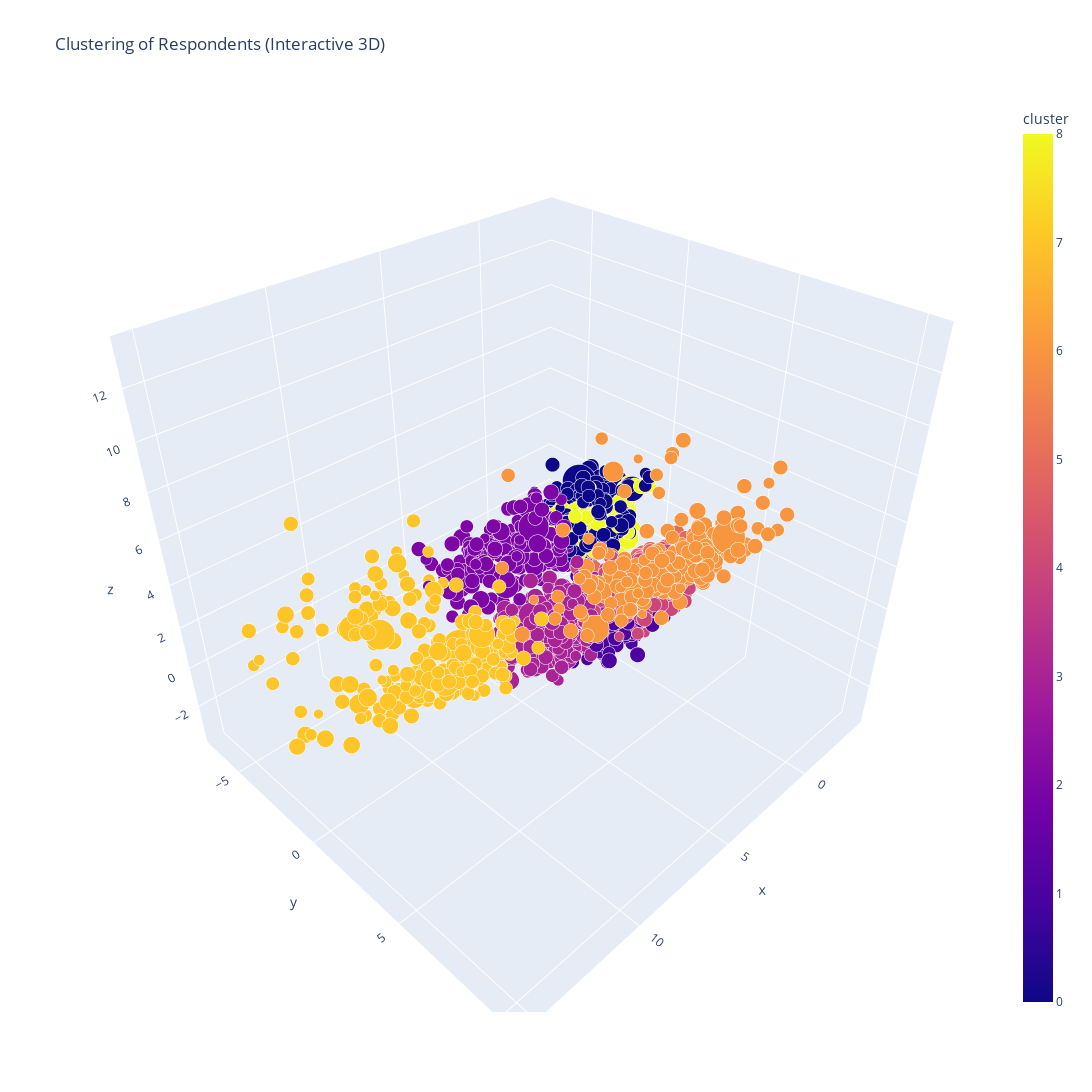

The cell this chart's notebook holds for it:
### Code cell
import pandas as pd
from sklearn.cluster import KMeans
# from sklearn.preprocessing import MinMaxScaler
from sklearn.preprocessing import StandardScaler
from sklearn.decomposition import PCA
import plotly.express as px

# Assuming 'df' is your DataFrame
# df_usage = df_usage.fillna(0)  # Fill NaN values with 0
#df_usage.fillna()
# df_usage = df_usage.fillna(df_usage.mean())

df_usage.iloc[:, 4:] = df_usage.iloc[:, 4:].fillna(df_usage.iloc[:, 4:].median())

#df_usage.iloc[:, 4:].fillna(df_usage.iloc[:, 4:].mean(), inplace=True)
#df_usage = df_usage.fillna(0)

data = df_usage.iloc[:, 3:]  # Extracting only the columns with answers

# Standardize the data
scaler = StandardScaler()
# scaler = MinMaxScaler()
data_standardized = scaler.fit_transform(data)

# Choose the number of clusters (you may need to adjust this based on your data)
num_clusters = 9

# Apply k-means clustering
kmeans = KMeans(n_clusters=num_clusters, random_state=42, n_init=10)
df_usage['cluster'] = kmeans.fit_predict(data_standardized)

# Visualize the clusters using PCA (for 3D visualization)
pca = PCA(n_components=3)
data_pca = pca.fit_transform(data_standardized)

# Create an interactive 3D scatter plot using Plotly Express
fig = px.scatter_3d(
    df_usage,
    x=data_pca[:, 0],
    y=data_pca[:, 1],
    z=data_pca[:, 2],
    color='cluster',
    labels={'color': 'Cluster'},
    title='Clustering of Respondents (Interactive 3D)',
    width=1200,
    height=1200,
    size_max=35,
    opacity=1,
    size="weight"
)

fig.show()

### Figure 1 — Plotly figure (JSON) as saved in the notebook; plotly's stock layout.template omitted (floating-point values rounded to 4 significant figures; data arrays with more than 128 entries replaced by an {"elided": "..."} marker saying what was removed)
{"data": [{"hovertemplate": "x=%{x}<br>y=%{y}<br>z=%{z}<br>weight=%{marker.size}<br>cluster=%{marker.color}<extra></extra>", "legendgroup": "", "marker": {"color": {"elided": "5000 int values"}, "coloraxis": "coloraxis", "opacity": 1, "size": {"elided": "5000 float values"}, "sizemode": "area", "sizeref": 0.004873, "symbol": "circle"}, "mode": "markers", "name": "", "scene": "scene", "showlegend": false, "type": "scatter3d", "x": {"elided": "5000 float values"}, "y": {"elided": "5000 float values"}, "z": {"elided": "5000 float values"}}], "layout": {"coloraxis": {"colorbar": {"title": {"text": "cluster"}}, "colorscale": [[0, "#0d0887"], [0.1111, "#46039f"], [0.2222, "#7201a8"], [0.3333, "#9c179e"], [0.4444, "#bd3786"], [0.5556, "#d8576b"], [0.6667, "#ed7953"], [0.7778, "#fb9f3a"], [0.8889, "#fdca26"], [1, "#f0f921"]]}, "height": 1200, "legend": {"itemsizing": "constant", "tracegroupgap": 0}, "scene": {"domain": {"x": [0, 1], "y": [0, 1]}, "xaxis": {"title": {"text": "x"}}, "yaxis": {"title": {"text": "y"}}, "zaxis": {"title": {"text": "z"}}}, "title": {"text": "Clustering of Respondents (Interactive 3D)"}, "width": 1200}}
